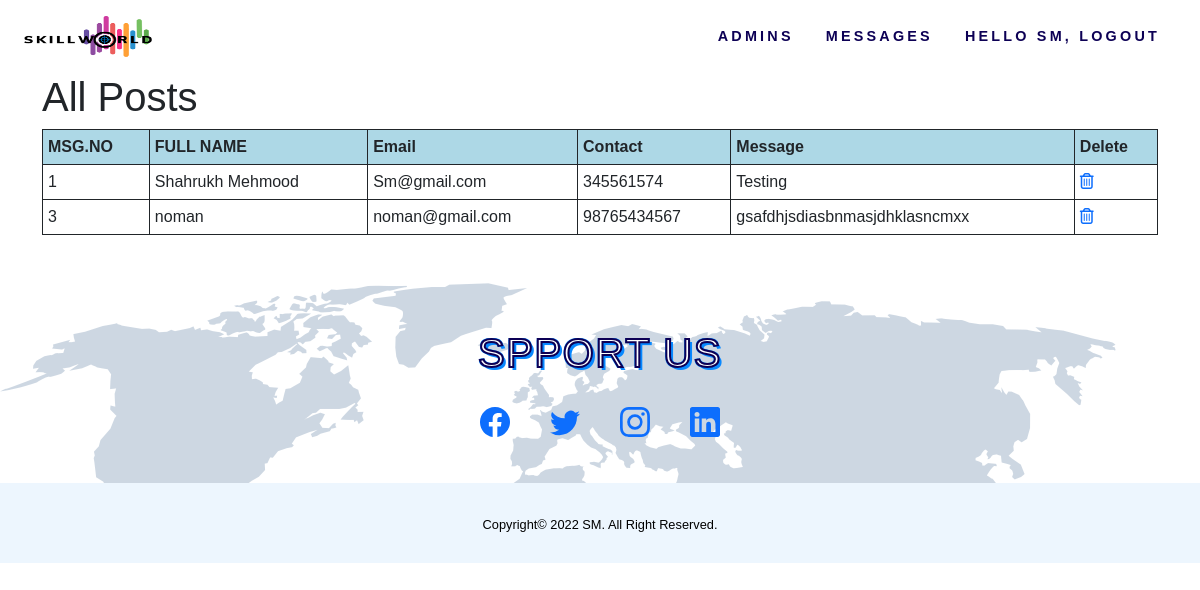
Page /admin/post.php (signed in) on the committed database.
### tables this page shows
CREATE TABLE `messages` (
  `id` int(11) NOT NULL,
  `fullname` varchar(30) NOT NULL,
  `email` varchar(50) NOT NULL,
  `phone` varchar(15) NOT NULL,
  `messages` varchar(500) NOT NULL
);

### admin/post.php (the view)
<?php include "header.php"; ?>
  <div id="admin-content" >
      <div class="container">
          <div class="row" style="overflow-x: scroll;">
              <div class="col-md-10">
                  <h1 class="admin-heading">All Posts</h1>
              </div>
              <div class="col-md-12">
                <?php
                  include "config.php";
                    $sql = "SELECT * from messages";
                  $result = mysqli_query($conn, $sql) or die("Query Failed.");
                  if(mysqli_num_rows($result) > 0){
                ?>
                  <table class="content-table">
                      <thead>
                          <th>MSG.NO</th>
                          <th>FULL NAME</th>
                          <th>Email</th>
                          <th>Contact</th>
                          <th>Message</th>
                          <th>Delete</th>
                      </thead>
                      <tbody>
                        <?php
                        while($row = mysqli_fetch_assoc($result)) {?>
                           <tr>
                               <td class='id'><?php echo  $row['id']; ?></td>
                               <td><?php echo $row['fullname']; ?></td>
                               <td><?php echo $row['email']; ?></td>
                               <td><?php echo $row['phone']; ?></td>
                               <td><?php echo $row['messages']; ?></td>
                               <td class='delete'><a href='delete-post.php?id=<?php echo $row['id']; ?>'><i class='fa fa-trash-o'></i></a></td>
                         </tr>
                          <?php
                         } ?>
                      </tbody>
                  </table>
                  <?php
                }else {
                  echo "<h3>No Results Found.</h3>";
                }
                  ?>
              </div>
          </div>
      </div>
  </div>
<?php include "footer.php"; ?>

### style/style.css (style rules this page uses)
body { font-family: Verdana, Geneva, Tahoma, sans-serif; overflow-x: hidden; scroll-behavior: smooth; background-color: white; -webkit-user-select: none; -moz-user-select: none; -ms-user-select: none; user-select: none; }
a { text-decoration: none; }
table, td, th { border: 1px solid; padding: 5px; }
table { width: 100%; border-collapse: collapse; }

### admin/header.php (style rules this page uses)
table, td, th { border: 1px solid; padding: 5px; }
table { width: 100%; border-collapse: collapse; }
th { background-color: lightblue; }

### rows in the picture
messages: id "1", fullname "Shahrukh Mehmood", email "Sm@gmail.com", phone "345561574", messages "Testing"
messages: id "3", fullname "noman", email "noman@gmail.com", phone "98765434567", messages "gsafdhjsdiasbnmasjdhklasncmxx"

### other values in the picture
$_SESSION["username"] "SM"
